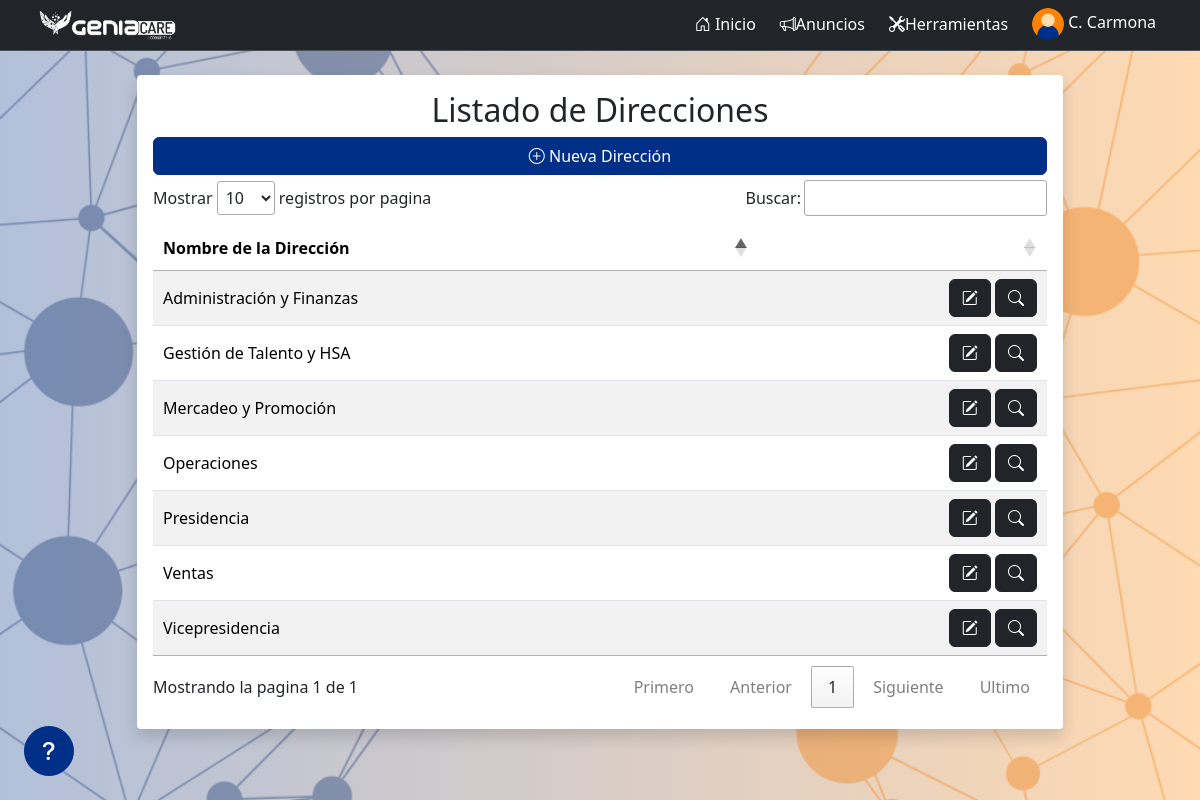
Screenshot of /direcciones/ (signed in) with the database file from the repository.
### performanceGC/models.py (models this page shows, shortened)
class Empleado(models.Model):
    imagen = models.ImageField(upload_to='images/', null=True, blank=True)
    nombre = models.TextField(max_length=200)
    apellido = models.TextField(max_length=200)
    cedula = models.IntegerField(default=0, unique=True)
    ficha = models.IntegerField(default=0, unique=True)
    ceco = models.CharField(max_length=15)
    fechaIngreso = models.DateField('Fecha de Ingreso', null=True, blank=True)
    fechaEgreso = models.DateField(null=True, blank=True)
    fechaNacimiento = models.DateField(null=True, blank=True)
    cargo = models.ForeignKey(Cargo, on_delete=models.CASCADE)
    usuario = models.OneToOneField(
        User, on_delete=models.CASCADE, null=True, blank=True)
    es_evaluado = models.BooleanField(default=True)
    history = HistoricalRecords()
    class Meta:
        ordering = ['ficha']
        verbose_name = 'Empleado'
        verbose_name_plural = 'Empleados'
    def __str__(self):
        return self.nombre + ' ' + self.apellido
    def get_short_name(self):
        return f'{self.nombre[0]}. {self.apellido.split()[0]}'.title()

class Direccion(models.Model):
    nombre = models.CharField(max_length=200, unique=True)
    debajo = models.ForeignKey(
        'self', on_delete=models.CASCADE, null=True, blank=True)
    history = HistoricalRecords()
    class Meta:
        ordering = ['id']
        verbose_name = 'Dirección'
        verbose_name_plural = 'Direcciones'

### performanceGC/views.py (the view)
# urls.py: path('direcciones/', views.seeDirecciones, name='seeDirecciones'),
@staff_member_required(login_url='account_login')
def seeDirecciones(request):
    direcciones = Direccion.objects.all()
    return render(request, 'seeDirecciones.html', {
        'direcciones': direcciones,
    })

### performanceGC/models.py (called while the page is built)
    def __str__(self):
        return self.nombreText

### performanceGC/templatetags/custom_tags.py (called while the page is built)
@register.filter
def get_file_url(file_field):
    try:
        return file_field.url
    except ValueError:
        return None

### performanceGC/templates/seeDirecciones.html (shortened to what this page needs)
{% extends 'main.html' %}
{% load static %}
{% load custom_tags %}
{% block content %}
  <section class="row justify-content-center my-4">
    <div class="col-12 col-md-10">
      <div class="card card-body border-0 rounded-1 shadow">
        <h2 class="text-center">Listado de Direcciones</h2>
        <a href="{% url 'addDireccion' %}" class="btn btn-primary">
            <i class="bi bi-plus-circle"></i>
            Nueva Dirección</a>
            <table class="table table-hover table-striped datatable align-middle w-100">
                <thead>
                    <tr>
                        <th scope="col">Nombre de la Dirección</th>
                        <th scope="col"></th>
                    </tr>
                </thead>
                <tbody>
                    {% for direccion in direcciones %}
                    <tr>
                        <td>{{direccion.nombre}}</td>
                        <td class="text-end">
                            <a href="{% url 'editDireccion' direccion.id %}" class="btn btn-dark">
                                <i class="bi bi-pencil-square"></i>
                            </a>
                            <a href="{% url 'direcciondetails' direccion.id %}" class="btn btn-dark">
                                <i class="bi bi-search"></i>
                            </a>
                        </td>
                    </tr>
                    {% endfor %}
                </tbody>
            </table>
        </div>
    </div>
</section>
{% endblock %}

### performanceGC/templates/partials/navbar.html (shortened to what this page needs)
{% load static %}
{% load custom_tags %}
<nav class="navbar navbar-expand-lg bg-dark border-bottom border-bottom-dark py-0 sticky-md-top" data-bs-theme="dark">
  <div class="container-fluid mx-4">
    <a class="navbar-brand" href="{% url 'index' %}"><img src="{% static 'logo.png' %}" alt="GeniaCare" height="36" class="logo" /></a>
    {% if user.is_authenticated %}
      <div class="collapse navbar-collapse" id="navbarSupportedContent">
        <ul class="navbar-nav ms-auto mb-2 mb-lg-0 gap-2 align-items-center">
          <li class="nav-item-gc">
            <a class="nav-link {% if request.resolver_match.url_name == 'index' %}active{% endif %} fs-6" aria-current="page" href="{% url 'index' %}">
              <i class="bi bi-house-door"></i>
              Inicio
            </a>
          </li>
          <li class="nav-item-gc">
            <a class="nav-link fs-6 bi bi-megaphone {% if request.resolver_match.url_name == 'announcements' %}active{% endif %}" aria-current="page" href="{% url 'announcements' %}">Anuncios</a>
          </li>
          {% if user.is_staff %}
            <li class="nav-item-gc">
              <button class="nav-link fs-6 bi bi-tools" data-bs-toggle="offcanvas" href="#offcanvasTools" role="button" aria-controls="offcanvasTools" aria-expanded="false">Herramientas</button>
            </li>
          {% endif %}
          <li class="nav-item-gc">
            <button class="nav-link fs-6" data-bs-toggle="offcanvas" href="#offcanvasUser" role="button" aria-controls="offcanvasUser" aria-expanded="false">
              {% with default_avatar_name='default-avatar.png' %}
                {% static default_avatar_name as default_avatar_url %}
                <img src="{{ user.empleado.imagen|get_file_url|default:default_avatar_url }}" alt="Sin imagen" onerror="this.onerror=null;this.src='{{ default_avatar_url }}';" class="rounded-circle" style="width: 32px; height: 32px; image-rendering: auto; object-fit: cover;" />
              {% endwith %}
              {{ user.empleado.get_short_name }}
            </button>
          </li>
        </ul>
      </div>
    {% else %}
      <ul class="navbar-nav ms-auto">
        <li class="nav-item-gc">
          <a class="nav-link fs-6 {% if request.resolver_match.url_name == 'account_login' %}active{% endif %}" aria-current="page" href="{% url 'account_login' %}">Iniciar Sesión</a>
        </li>
      </ul>
    {% endif %}
  </div>
</nav>

### rows the page displays
Direccion: nombre "Vicepresidencia"
Direccion: nombre "Operaciones"
Direccion: nombre "Ventas"
Direccion: nombre "Mercadeo y Promoción"
Direccion: nombre "Presidencia"
Direccion: nombre "Gestión de Talento y HSA"
Direccion: nombre "Administración y Finanzas"

### other values shown
{{ user.empleado.get_short_name }} "C. Carmona"
